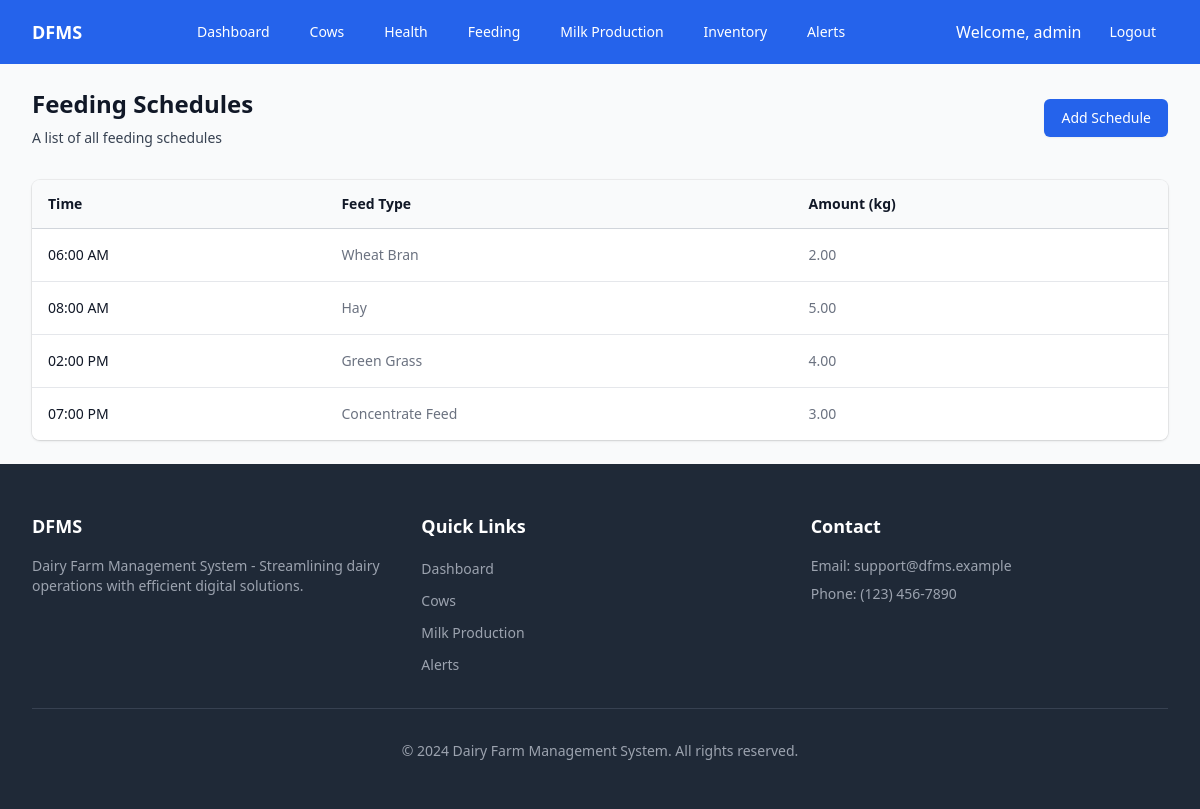
/modules/feeding/index.php (signed in), run on the app's committed database.
### tables this page shows
CREATE TABLE feeding_schedules (
    schedule_id INT AUTO_INCREMENT PRIMARY KEY,
    feed_time TIME NOT NULL,
    feed_amount DECIMAL(10,2),
    feed_type VARCHAR(50)
);

### modules/feeding/index.php (the view, shortened to what this page needs)
<?php
try {
    $conn = getDBConnection();
    $stmt = $conn->query("SELECT * FROM feeding_schedules ORDER BY feed_time");
    $schedules = $stmt->fetchAll(PDO::FETCH_ASSOC);
} catch (PDOException $e) {
    $schedules = [];
}
require_once '../../includes/header.php';
?>
<div class="py-6">
    <div class="max-w-7xl mx-auto px-4 sm:px-6 lg:px-8">
        <div class="sm:flex sm:items-center">
            <div class="sm:flex-auto">
                <h1 class="text-2xl font-semibold text-gray-900">Feeding Schedules</h1>
                <p class="mt-2 text-sm text-gray-700">A list of all feeding schedules</p>
            </div>
            <div class="mt-4 sm:mt-0 sm:ml-16 sm:flex-none">
                <a href="add.php" class="inline-flex items-center justify-center rounded-md border border-transparent bg-blue-600 px-4 py-2 text-sm font-medium text-white shadow-sm hover:bg-blue-700">
                    Add Schedule
                </a>
            </div>
        </div>
        <div class="mt-8 flex flex-col">
            <div class="-my-2 -mx-4 overflow-x-auto sm:-mx-6 lg:-mx-8">
                <div class="inline-block min-w-full py-2 align-middle md:px-6 lg:px-8">
                    <div class="overflow-hidden shadow ring-1 ring-black ring-opacity-5 md:rounded-lg">
                        <table class="min-w-full divide-y divide-gray-300">
                            <thead class="bg-gray-50">
                                <tr>
                                    <th scope="col" class="py-3.5 pl-4 pr-3 text-left text-sm font-semibold text-gray-900">Time</th>
                                    <th scope="col" class="px-3 py-3.5 text-left text-sm font-semibold text-gray-900">Feed Type</th>
                                    <th scope="col" class="px-3 py-3.5 text-left text-sm font-semibold text-gray-900">Amount (kg)</th>
                                </tr>
                            </thead>
                            <tbody class="divide-y divide-gray-200 bg-white">
                                <?php foreach ($schedules as $schedule): ?>
                                <tr>
                                    <td class="whitespace-nowrap py-4 pl-4 pr-3 text-sm text-gray-900">
                                        <?php echo date('h:i A', strtotime($schedule['feed_time'])); ?>
                                    </td>
                                    <td class="whitespace-nowrap px-3 py-4 text-sm text-gray-500">
                                        <?php echo htmlspecialchars($schedule['feed_type']); ?>
                                    </td>
                                    <td class="whitespace-nowrap px-3 py-4 text-sm text-gray-500">
                                        <?php echo number_format($schedule['feed_amount'], 2); ?>
                                    </td>
                                </tr>
                                <?php endforeach; ?>
                            </tbody>
                        </table>
                    </div>
                </div>
            </div>
        </div>
    </div>
</div>
<?php require_once '../../includes/footer.php'; ?>

### data on the page
feeding_schedules: feed_time "06:00 AM", feed_type "Wheat Bran", feed_amount "2.00"
feeding_schedules: feed_time "08:00 AM", feed_type "Hay", feed_amount "5.00"
feeding_schedules: feed_time "02:00 PM", feed_type "Green Grass", feed_amount "4.00"
feeding_schedules: feed_time "07:00 PM", feed_type "Concentrate Feed", feed_amount "3.00"

### other printed values
$label "Dashboard"
$label "Cows"
$label "Health"
$label "Feeding"
$label "Milk Production"
$label "Inventory"
$label "Alerts"
$_SESSION['username'] "admin"
